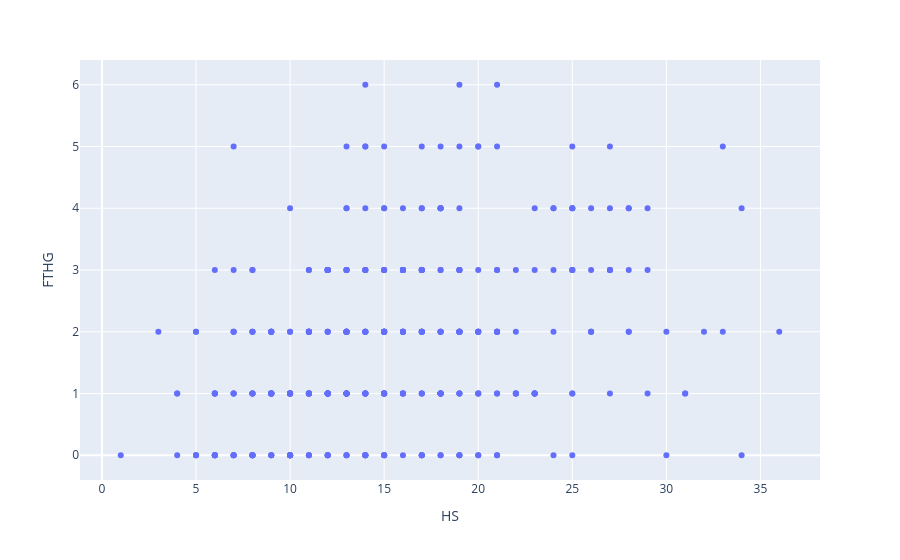

Source (notebook cell):
### Code cell
px.scatter(soccer, 
           x="HS",
           y="FTHG")

### Figure 1 — Plotly figure (JSON) as saved in the notebook; plotly's stock layout.template omitted (floating-point values rounded to 4 significant figures; data arrays with more than 128 entries replaced by an {"elided": "..."} marker saying what was removed)
{"data": [{"hovertemplate": "HS=%{x}<br>FTHG=%{y}<extra></extra>", "legendgroup": "", "marker": {"color": "#636efa", "symbol": "circle"}, "mode": "markers", "name": "", "orientation": "v", "showlegend": false, "type": "scatter", "x": {"elided": "380 int values"}, "xaxis": "x", "y": {"elided": "380 int values"}, "yaxis": "y"}], "layout": {"legend": {"tracegroupgap": 0}, "margin": {"t": 60}, "xaxis": {"anchor": "y", "domain": [0, 1], "title": {"text": "HS"}}, "yaxis": {"anchor": "x", "domain": [0, 1], "title": {"text": "FTHG"}}}}
